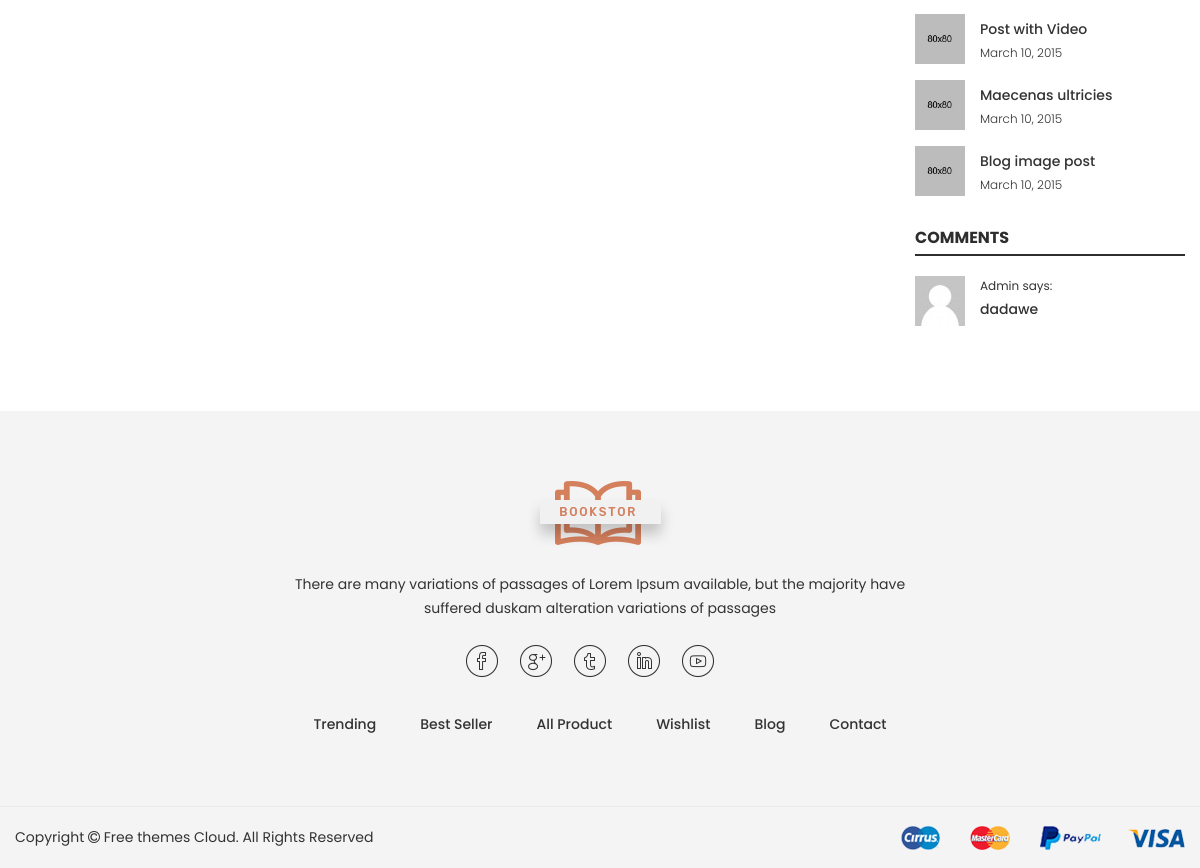
Page /photo/1/manzara (lower part) on the earlier database version.
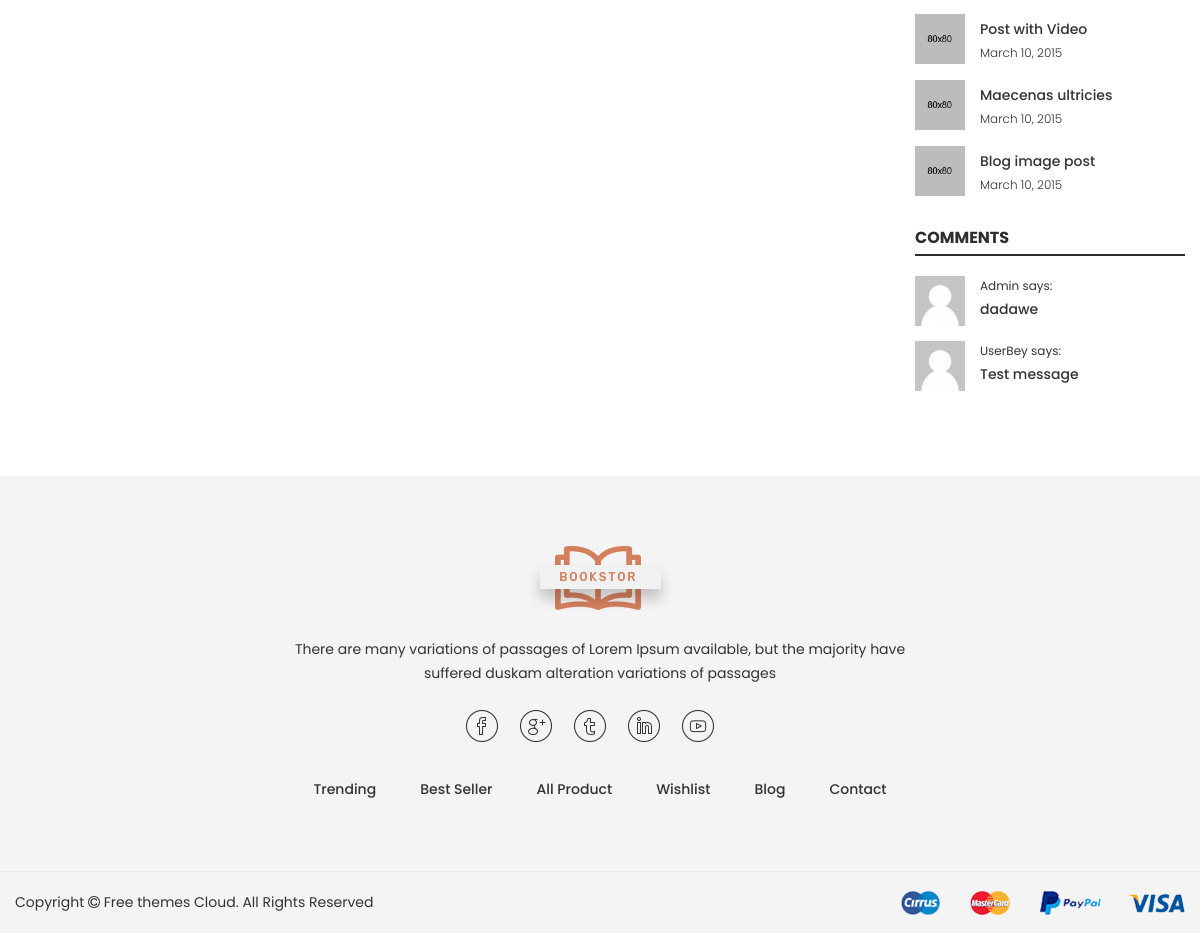
Same page on the later database version.
### photo/models.py (models this page shows, shortened)
class Comment(models.Model):
    STATUS = (
        ('New', 'Yeni'),
        ('True', 'Evet'),
        ('False', 'Hayır'),
    )
    photo = models.ForeignKey(Photo, on_delete=models.CASCADE)
    user = models.ForeignKey(User, on_delete=models.CASCADE)
    subject = models.CharField(max_length=50, blank=True)
    comment = models.TextField(max_length=200, blank=True)
    rate = models.IntegerField(blank=True)
    status = models.CharField(max_length=10, choices=STATUS, default='New')
    ip = models.CharField(blank=True, max_length=20)
    create_at = models.DateTimeField(auto_now_add=True)
    update_at = models.DateTimeField(auto_now=True)

### home/views.py (the view)
# urls.py: path('photo/<int:id>/<slug:slug>', views.photo_detail, name='photoDetail'),
def photo_detail(request, id, slug):
    category = Category.objects.all()
    setting = Setting.objects.get(pk=1)
    photo = Photo.objects.get(pk=id)
    images = Images.objects.filter(photo=id)
    comments = Comment.objects.filter(photo_id=id, status='True')
    context = {'setting': setting, 'photo': photo, 'imgofphoto': images, 'comments': comments, 'category': category}
    return render(request, 'Pages/photoDetail.html', context)

### home/templates/Pages/photoDetail.html (shortened to what this page needs)
{% extends 'HomeBase.html' %}
{% block body %}
    <div class="maincontent bg--white pt--80 pb--55">
        <div class="container">
            <div class="row">
                <div class="col-lg-9 col-12">
                </div>
                <div class="col-lg-3 col-12 md-mt-40 sm-mt-40">
                    <div class="wn__sidebar">
                            {% load mptt_tags %}
                        <aside class="widget recent_widget">
                            <div class="recent-posts">
                                <ul>
                                    <li>
                                        <div class="post-wrapper d-flex">
                                            <div class="thumb">
                                                <a href="blog-details.html"><img src="images/blog/sm-img/3.jpg"
                                                                                 alt="blog images"></a>
                                            </div>
                                            <div class="content">
                                                <h4><a href="blog-details.html">Post with Video</a></h4>
                                                <p> March 10, 2015</p>
                                            </div>
                                        </div>
                                    </li>
                                    <li>
                                        <div class="post-wrapper d-flex">
                                            <div class="thumb">
                                                <a href="blog-details.html"><img src="images/blog/sm-img/4.jpg"
                                                                                 alt="blog images"></a>
                                            </div>
                                            <div class="content">
                                                <h4><a href="blog-details.html">Maecenas ultricies</a></h4>
                                                <p> March 10, 2015</p>
                                            </div>
                                        </div>
                                    </li>
                                    <li>
                                        <div class="post-wrapper d-flex">
                                            <div class="thumb">
                                                <a href="blog-details.html"><img src="images/blog/sm-img/5.jpg"
                                                                                 alt="blog images"></a>
                                            </div>
                                            <div class="content">
                                                <h4><a href="blog-details.html">Blog image post</a></h4>
                                                <p> March 10, 2015</p>
                                            </div>
                                        </div>
                                    </li>
                                </ul>
                            </div>
                        </aside>
                        <aside class="widget comment_widget">
                            <h3 class="widget-title">Comments</h3>
                            <ul>
                                {% for com in comments %}
                                    <li>
                                        <div class="post-wrapper">
                                            <div class="thumb">
                                                <img src="images/blog/comment/1.jpeg" alt="Comment images">
                                            </div>
                                            <div class="content">
                                                <p>{{ com.user.first_name }} says:</p>
                                                <a href="#">{{ com.comment }}</a>
                                            </div>
                                        </div>
                                    </li>
                                {% endfor %}
                            </ul>
                        </aside>
                    </div>
                </div>
            </div>
        </div>
    </div>
{% endblock %}

### home/templates/HomeBase.html (shortened to what this page needs)
<!DOCTYPE html>
<html class="no-js" lang="zxx">
<head>
    {% load static %}
    <link rel="stylesheet" href="{% static 'css/bootstrap.min.css' %}">
    <link rel="stylesheet" href="{% static 'css/plugins.css' %}">
    <link rel="stylesheet" href="{% static 'style.css' %}">
    <link rel="stylesheet" href="{% static 'css/custom.css' %}">
<link rel="stylesheet" href="https://ajax.googleapis.com/ajax/libs/jqueryui/1.11.4/themes/smoothness/jquery-ui.css">
</head>
<body>
<div class="wrapper" id="wrapper">
    {% block body %}{% endblock %}
    {% include 'footer.html' %}
</div>
</body>
</html>

### home/templates/header.html (shortened to what this page needs)
{% load mptt_tags %}
{% load static %}

### home/templates/Components/slideofphoto.html (shortened to what this page needs)
{% load static %}

### home/templates/footer.html (shortened to what this page needs)
{% load static %}
<footer id="wn__footer" class="footer__area bg__cat--8 brown--color">
    <div class="footer-static-top">
        <div class="container">
            <div class="row">
                <div class="col-lg-12">
                    <div class="footer__widget footer__menu">
                        <div class="ft__logo">
                            <a href="../static/index.html">
                                <img src="{% static 'images/logo/3.png'%}" alt="logo">
                            </a>
                            <p>There are many variations of passages of Lorem Ipsum available, but the majority have
                                suffered duskam alteration variations of passages</p>
                        </div>
                        <div class="footer__content">
                            <ul class="social__net social__net--2 d-flex justify-content-center">
                                <li><a href="../static/#"><i class="bi bi-facebook"></i></a></li>
                                <li><a href="../static/#"><i class="bi bi-google"></i></a></li>
                                <li><a href="../static/#"><i class="bi bi-twitter"></i></a></li>
                                <li><a href="../static/#"><i class="bi bi-linkedin"></i></a></li>
                                <li><a href="../static/#"><i class="bi bi-youtube"></i></a></li>
                            </ul>
                            <ul class="mainmenu d-flex justify-content-center">
                                <li><a href="../static/index.html">Trending</a></li>
                                <li><a href="../static/index.html">Best Seller</a></li>
                                <li><a href="../static/index.html">All Product</a></li>
                                <li><a href="../static/index.html">Wishlist</a></li>
                                <li><a href="../static/index.html">Blog</a></li>
                                <li><a href="../static/index.html">Contact</a></li>
                            </ul>
                        </div>
                    </div>
                </div>
            </div>
        </div>
    </div>
    <div class="copyright__wrapper">
        <div class="container">
            <div class="row">
                <div class="col-lg-6 col-md-6 col-sm-12">
                    <div class="copyright">
                        <div class="copy__right__inner text-left">
                            <p>Copyright <i class="fa fa-copyright"></i> <a
                                    href="../static/https://freethemescloud.com/">Free themes Cloud.</a> All Rights
                                Reserved</p>
                        </div>
                    </div>
                </div>
                <div class="col-lg-6 col-md-6 col-sm-12">
                    <div class="payment text-right">
                        <img src="{% static 'images/icons/payment.png' %}" alt=""/>
                    </div>
                </div>
            </div>
        </div>
    </div>
</footer>

### home/templates/jsFiles.html (shortened to what this page needs)
{% load static %}

Differences in the rows shown:
added Comment: user.first_name "UserBey", comment "Test message"
